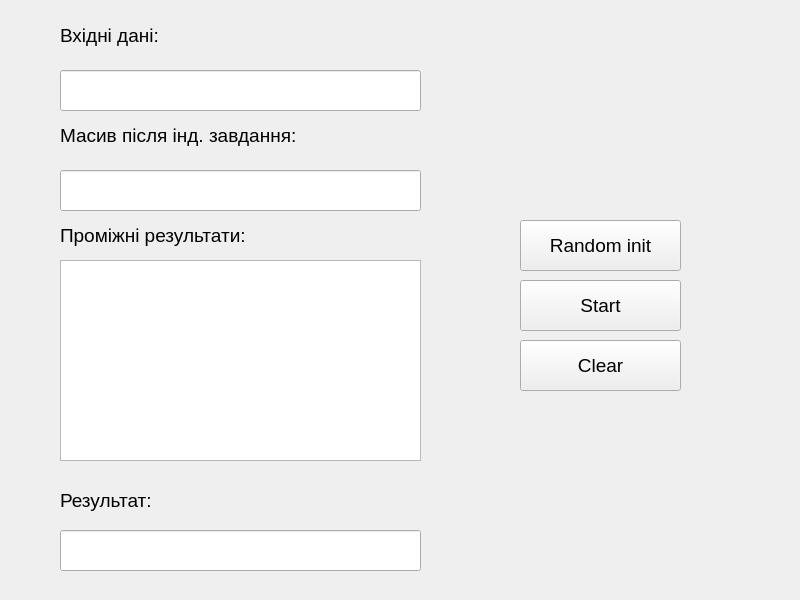
<?xml version="1.0" encoding="UTF-8"?>
<ui version="4.0">
 <class>MainWindow</class>
 <widget class="QMainWindow" name="MainWindow">
  <property name="geometry">
   <rect>
    <x>0</x>
    <y>0</y>
    <width>800</width>
    <height>600</height>
   </rect>
  </property>
  <property name="windowTitle">
   <string>MainWindow</string>
  </property>
  <widget class="QWidget" name="centralwidget">
   <widget class="QLabel" name="label_2">
    <property name="geometry">
     <rect>
      <x>60</x>
      <y>220</y>
      <width>341</width>
      <height>31</height>
     </rect>
    </property>
    <property name="font">
     <font>
      <pointsize>14</pointsize>
     </font>
    </property>
    <property name="text">
     <string>Проміжні результати:</string>
    </property>
   </widget>
   <widget class="QTextEdit" name="textEdit_steps">
    <property name="geometry">
     <rect>
      <x>60</x>
      <y>260</y>
      <width>361</width>
      <height>201</height>
     </rect>
    </property>
    <property name="font">
     <font>
      <pointsize>10</pointsize>
     </font>
    </property>
    <property name="html">
     <string>&lt;!DOCTYPE HTML PUBLIC &quot;-//W3C//DTD HTML 4.0//EN&quot; &quot;http://www.w3.org/TR/REC-html40/strict.dtd&quot;&gt;
&lt;html&gt;&lt;head&gt;&lt;meta name=&quot;qrichtext&quot; content=&quot;1&quot; /&gt;&lt;style type=&quot;text/css&quot;&gt;
p, li { white-space: pre-wrap; }
&lt;/style&gt;&lt;/head&gt;&lt;body style=&quot; font-family:'MS Shell Dlg 2'; font-size:10pt; font-weight:400; font-style:normal;&quot;&gt;
&lt;p style=&quot;-qt-paragraph-type:empty; margin-top:0px; margin-bottom:0px; margin-left:0px; margin-right:0px; -qt-block-indent:0; text-indent:0px; font-size:7.8pt;&quot;&gt;&lt;br /&gt;&lt;/p&gt;&lt;/body&gt;&lt;/html&gt;</string>
    </property>
    <property name="cursorWidth">
     <number>0</number>
    </property>
    <property name="textInteractionFlags">
     <set>Qt::TextSelectableByKeyboard|Qt::TextSelectableByMouse</set>
    </property>
   </widget>
   <widget class="QLineEdit" name="lineEdit_enter">
    <property name="geometry">
     <rect>
      <x>60</x>
      <y>70</y>
      <width>361</width>
      <height>41</height>
     </rect>
    </property>
    <property name="font">
     <font>
      <pointsize>10</pointsize>
     </font>
    </property>
    <property name="text">
     <string/>
    </property>
    <property name="maxLength">
     <number>100</number>
    </property>
    <property name="cursorPosition">
     <number>0</number>
    </property>
    <property name="readOnly">
     <bool>false</bool>
    </property>
   </widget>
   <widget class="QLabel" name="label">
    <property name="geometry">
     <rect>
      <x>60</x>
      <y>20</y>
      <width>261</width>
      <height>31</height>
     </rect>
    </property>
    <property name="font">
     <font>
      <pointsize>14</pointsize>
     </font>
    </property>
    <property name="text">
     <string>Вхідні дані:</string>
    </property>
   </widget>
   <widget class="QPushButton" name="pushButton_start">
    <property name="geometry">
     <rect>
      <x>520</x>
      <y>280</y>
      <width>161</width>
      <height>51</height>
     </rect>
    </property>
    <property name="font">
     <font>
      <pointsize>14</pointsize>
     </font>
    </property>
    <property name="text">
     <string>Start</string>
    </property>
   </widget>
   <widget class="QLabel" name="label_3">
    <property name="geometry">
     <rect>
      <x>60</x>
      <y>480</y>
      <width>261</width>
      <height>41</height>
     </rect>
    </property>
    <property name="font">
     <font>
      <pointsize>14</pointsize>
     </font>
    </property>
    <property name="text">
     <string>Результат:</string>
    </property>
   </widget>
   <widget class="QPushButton" name="pushButton_clear">
    <property name="geometry">
     <rect>
      <x>520</x>
      <y>340</y>
      <width>161</width>
      <height>51</height>
     </rect>
    </property>
    <property name="font">
     <font>
      <pointsize>14</pointsize>
     </font>
    </property>
    <property name="text">
     <string>Clear</string>
    </property>
   </widget>
   <widget class="QLineEdit" name="lineEdit_result">
    <property name="geometry">
     <rect>
      <x>60</x>
      <y>530</y>
      <width>361</width>
      <height>41</height>
     </rect>
    </property>
    <property name="font">
     <font>
      <pointsize>10</pointsize>
     </font>
    </property>
    <property name="maxLength">
     <number>100</number>
    </property>
    <property name="readOnly">
     <bool>true</bool>
    </property>
   </widget>
   <widget class="QPushButton" name="pushButton_init">
    <property name="geometry">
     <rect>
      <x>520</x>
      <y>220</y>
      <width>161</width>
      <height>51</height>
     </rect>
    </property>
    <property name="font">
     <font>
      <pointsize>14</pointsize>
     </font>
    </property>
    <property name="text">
     <string>Random init</string>
    </property>
   </widget>
   <widget class="QLabel" name="label_4">
    <property name="geometry">
     <rect>
      <x>60</x>
      <y>120</y>
      <width>311</width>
      <height>31</height>
     </rect>
    </property>
    <property name="font">
     <font>
      <pointsize>14</pointsize>
     </font>
    </property>
    <property name="text">
     <string>Масив після інд. завдання:</string>
    </property>
   </widget>
   <widget class="QLineEdit" name="lineEdit_task">
    <property name="geometry">
     <rect>
      <x>60</x>
      <y>170</y>
      <width>361</width>
      <height>41</height>
     </rect>
    </property>
    <property name="font">
     <font>
      <pointsize>10</pointsize>
     </font>
    </property>
    <property name="text">
     <string/>
    </property>
    <property name="maxLength">
     <number>100</number>
    </property>
    <property name="cursorPosition">
     <number>0</number>
    </property>
    <property name="readOnly">
     <bool>false</bool>
    </property>
   </widget>
  </widget>
 </widget>
 <resources/>
 <connections/>
</ui>
